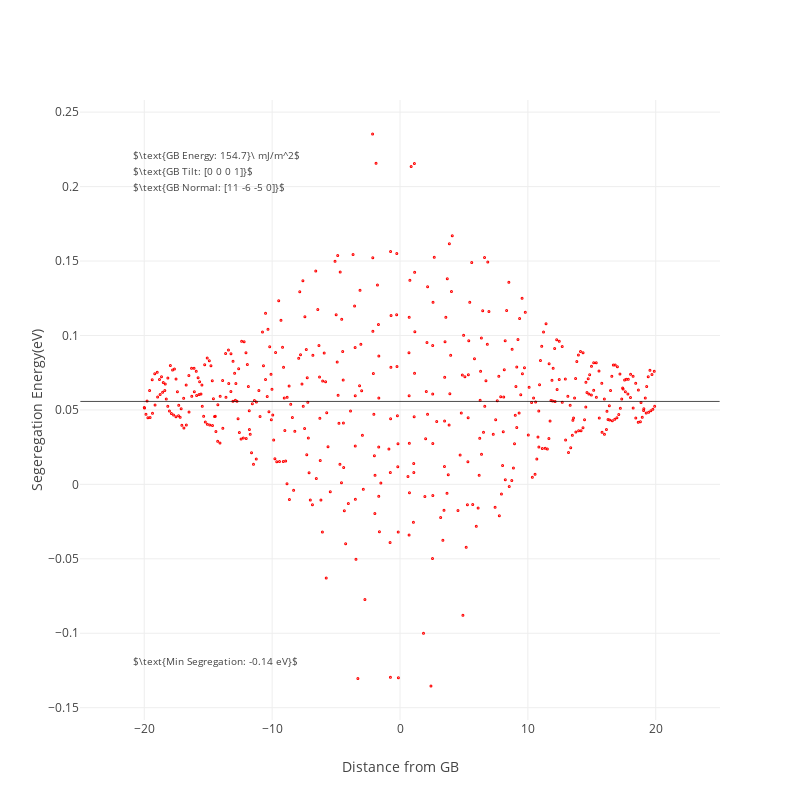

Write notebook code for a chart like this one.
### Code cell
peratom_energy_dist(mat, 2, export = False)

### Figure 1 — Plotly figure (JSON) as saved in the notebook; plotly's stock layout.template omitted (floating-point values rounded to 4 significant figures; data arrays with more than 128 entries replaced by an {"elided": "..."} marker saying what was removed)
{"data": [{"marker": {"color": "red", "size": 3, "symbol": "circle-dot"}, "mode": "markers", "name": "Test", "type": "scatter", "uid": "88890602-3168-4ac1-b7c3-440759ef910e", "x": {"elided": "477 float values"}, "y": {"elided": "477 float values"}}], "layout": {"annotations": [{"font": {"size": 10}, "showarrow": false, "text": "$\\text{GB Energy: 154.7}\\ mJ/m^2$", "x": 0.08, "xref": "paper", "y": 0.925, "yref": "paper"}, {"font": {"size": 10}, "showarrow": false, "text": "$\\text{GB Tilt: [0 0 0 1]}$", "x": 0.08, "xref": "paper", "y": 0.9, "yref": "paper"}, {"font": {"size": 10}, "showarrow": false, "text": "$\\text{GB Normal: [11 -6 -5 0]}$", "x": 0.08, "xref": "paper", "y": 0.875, "yref": "paper"}, {"font": {"size": 10}, "showarrow": false, "text": "$\\text{Min Segregation: -0.14 eV}$", "x": 0.08, "xref": "paper", "y": 0.08, "yref": "paper"}], "autosize": false, "height": 800, "shapes": [{"line": {"width": 0.7}, "type": "line", "x0": -25, "x1": 25, "y0": 0.0557, "y1": 0.0557}], "width": 800, "xaxis": {"title": {"text": "Distance from GB"}, "zeroline": false}, "yaxis": {"title": {"text": "Segeregation Energy(eV)"}, "zeroline": false}}}
